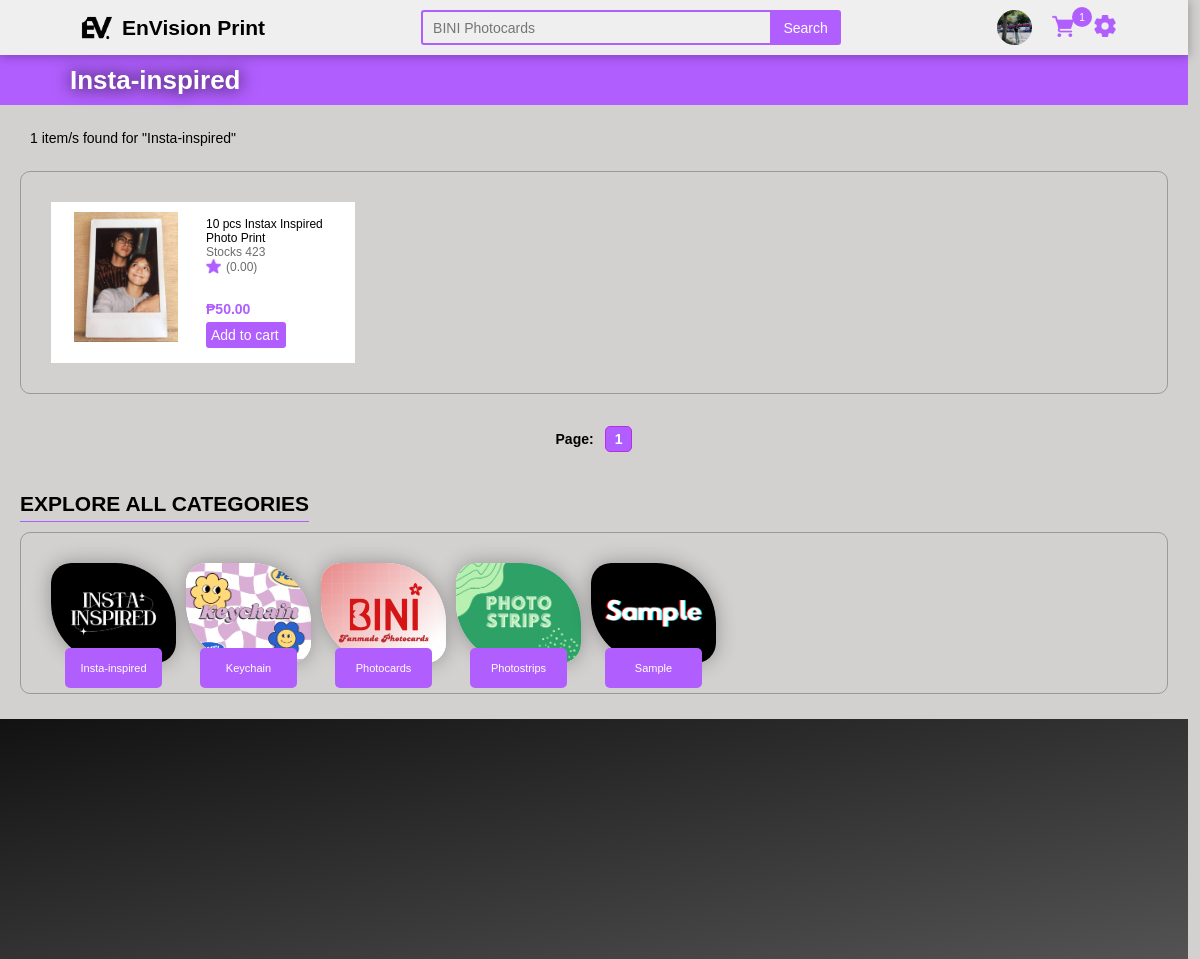
Screenshot of /category.php?category=Insta-inspired with the database file from the repository.
### tables this page shows
CREATE TABLE `page` (
  `ItemID` int(11) NOT NULL,
  `Itemname` varchar(50) NOT NULL,
  `value` varchar(200) NOT NULL
);

CREATE TABLE `currentuser` (
  `UserId` int(11) NOT NULL,
  `FName` varchar(50) NOT NULL,
  `username` varchar(200) NOT NULL,
  `email` varchar(50) NOT NULL,
  `address` varchar(200) DEFAULT NULL,
  `phone` varchar(15) DEFAULT NULL,
  `profile` varchar(200) NOT NULL
);

CREATE TABLE `items` (
  `ItemID` int(11) NOT NULL,
  `ItemName` varchar(200) NOT NULL,
  `Description` varchar(2000) NOT NULL,
  `Category` varchar(50) NOT NULL,
  `ItemImg` varchar(200) NOT NULL,
  `Price` decimal(11,2) DEFAULT NULL,
  `Solds` int(11) NOT NULL,
  `Quantity` int(11) NOT NULL,
  `rating` float DEFAULT 0,
  `rating_count` int(11) DEFAULT 0,
  `onsale` int(11) NOT NULL COMMENT '0 = No\r\n1 = Yes',
  `oldprice` decimal(11,2) NOT NULL
);

CREATE TABLE `category` (
  `CategoryID` int(11) NOT NULL,
  `Category` varchar(200) NOT NULL,
  `img` varchar(255) NOT NULL
);

### query.php (called while the page is built, shortened)
<?php
$queryUser = mysqli_query($con, "SELECT * FROM currentuser WHERE UserID = 1");
$rowUser = mysqli_fetch_assoc($queryUser);
$username = $rowUser["username"];
if ($username != 0) {
    $on = mysqli_query($con, "SELECT * FROM users WHERE username = '$username'");
    $rowon = mysqli_fetch_assoc($on);
    $UserID = $rowon["UserID"];
    $query69 = mysqli_query($con, "SELECT COUNT(cart_id) AS count from cart WHERE customer_id = $UserID");
    $row69 = mysqli_fetch_assoc($query69);
    $cartcount = $row69["count"];
} else {
    $verification = '0';
    $block = '0';
}
$queryPage = mysqli_query($con, "SELECT * FROM page WHERE ItemID IN (1, 2, 3, 4, 5)");
while ($rowPage = mysqli_fetch_assoc($queryPage)) {
    if ($rowPage["ItemID"] == 1) {
        $logo = $rowPage["value"];
    } elseif ($rowPage["ItemID"] == 2) {
        $companyname = $rowPage["value"];
    } elseif ($rowPage["ItemID"] == 3) {
        $backgroundimg = $rowPage["value"];
    } elseif ($rowPage["ItemID"] == 4) {
        $backgroundcolor = $rowPage["value"];
    } elseif ($rowPage["ItemID"] == 5) {
        $color = $rowPage["value"];
    }
}

### category.php (the view, shortened to what this page needs)
<!DOCTYPE html>
<html>
<head>
    <?php
    include("connect.php");
    include("query.php");
    ?>
    <link rel="stylesheet" href="css/global.css">
    <link rel="stylesheet" href="css/landingpage.css">
    <link rel="stylesheet" href="css/page.css">
</head>
<body>
    <?php
    include("header.php");
    $category = $_GET['category'];
    $imagesPerPage = 8;
    $currentPage = $_GET['page'];
    $totalRecords = mysqli_num_rows(mysqli_query($con, "SELECT * FROM items WHERE category = '$category' "));
    $totalPages = ceil($totalRecords / $imagesPerPage);
    ?>
    <div class="pagehead">
        <div class="categotytitle"><?= $category ?></div>
    </div>
    <form action="" id="myForm" method="post" enctype="multipart/form-data">
        <div id='shop'>
            <div class="search_count"><?= $totalRecords ?> item/s found for "<?= $category ?>"</div>
            <div class='shop'>
                <?php
                $startIndex = ($currentPage - 1) * $imagesPerPage;
                $stmt = $con->prepare("SELECT * FROM items WHERE category = ? LIMIT ?, ?");
                $stmt->bind_param("sii", $category, $startIndex, $imagesPerPage);
                $stmt->execute();
                $result = $stmt->get_result();
                while ($row = $result->fetch_assoc()) {
                    $ItemID = $row["ItemID"];
                    $ItemName = $row["ItemName"];
                    $category = $row["Category"];
                    $ItemImage = $row["ItemImg"];
                    $Price = $row["Price"];
                    $Rating = number_format($row["rating"], 2);
                    $Quantity = $row["Quantity"];
                    $shortenedTitle = (strlen($ItemName) > 55) ? substr($ItemName, 0, 55) . '...' : $ItemName;
                ?>
                    <div class='itemcard'>
                        <img src='<?= $ItemImage ?>'>
                        <div class="iteminfo">
                            <div>
                                <p><?= $shortenedTitle ?></p>
                                <p class='stocks'>Stocks <?= $Quantity ?></p>
                                <p class='stocks'><img src="css/img/star-filled.png" style="width: 15px; height: 15px;">(<?= $Rating ?>)</p>
                            </div>
                            <div class="tocart">
                                <h4>₱<?= $Price ?></h4>
                                <div class='buy' onclick="submitForm('itempage.php?ItemID=<?= $ItemID ?>')">
                                    <input type='submit' style='all:unset' class='div-29' value='Add to cart'>
                                </div>
                            </div>
                        </div>
                    </div>
                <?php
                } ?>
            </div>
            <div id='pagination-container_category' class='pageno'><b>Page: </b>
                <?php
                for ($i = 1; $i <= $totalPages; $i++) {
                    $activeClass = ($i == $currentPage) ? 'selected-page' : '';
                    echo "<a class='pagination-link $activeClass' href='?category=$category&page=$i'>$i</a>";
                } ?>
            </div>
    </form>
    <section>
        <?php include("categories.php"); ?>
    </section>
</body>
</html>

### header.php (shortened to what this page needs)
<nav>
    <div class="header">
        <div class="logo">
            <a href='Landingpage.php#'>
                <img src='<?= $logo ?>' height='55px'>
                <h1>EnVision Print</h1>
            </a>
        </div>
        <div class="searchbar">
            <input type="text" class="searchinp searchbar" id="searchbar" onchange="loadXMLDoc('search')" placeholder="BINI Photocards">
            <button class="searchbtn">Search</button>
        </div>
        <?php
        $query = mysqli_query($con, "select * from currentuser where UserID = '1'");
        $row = mysqli_fetch_assoc($query);
        $location = $row["profile"];
        $username = $row["username"];
        if ($username == "0") {
            echo "<div class='login'>
             <div class='pointer' id='popup-signin'>
                 <img src='css/img/login.png' height='15'>
                 <p class='loginb'>Sign in</p>
             </div>
             <div>|</div>
             <div class='pointer' id='popup-create'>
              <img src='css/img/createacc.png'height='15'>
                 <p class='signupb'>Create Account</p>
             </div>
         </div>";
        } else {
            echo "<div class='profile'>
                            <img src='$location' width='35' height='35' id='currentuser'>
                    <div id='inout'>
                    </div>
                        <div class='carts'>
                        <a href='cart.php'><img src='css/img/shopping-cart.png' width='22' id='currentuser'><div class='cartcount'>$cartcount</div></a>
                        <a onclick='showSettingsPopup()'><img src='css/img/setting.png' width='22' id='profile'>";
            echo "</a></div></div>";
        }
        ?>
    </div>
</nav>

### categories.php (shortened to what this page needs)
<div id="shop">
    <div class="categories">
        <h1 style="text-transform: uppercase;">Explore all categories</h1>
    </div>
    <div class="shop">
        <?php
        $query = "SELECT * FROM category";
        $result = mysqli_query($con, $query);
        if ($result) {
            while ($row = mysqli_fetch_assoc($result)) {
                $categoryName = mysqli_real_escape_string($con, $row['Category']);
                $categoryimg = mysqli_real_escape_string($con, $row['img']);
                $countQuery = "SELECT COUNT(*) FROM items WHERE category = '$categoryName'";
                $countResult = mysqli_query($con, $countQuery);
                if ($countResult) {
                    echo "<a href='category.php?category=$categoryName'>
                    <div class='category'>
                <img src='$categoryimg'>
                <div>
                    <p style='color: white;font-size: 11px;'>$categoryName</p>
                </div>
            </div>
                </a>";
                } else {
                    echo "Error fetching item count for $categoryName: " . mysqli_error($con);
                }
            }
        } else {
            echo "Error fetching categories from the database: " . mysqli_error($con);
        } ?>
    </div>

### css/global.css (style rules this page uses)
* { font-family: Arial, Helvetica, sans-serif; scroll-behavior: smooth; max-width: 99vw; z-index: 0; padding: 0px; margin: 0px; box-sizing: border-box; }
body { font-size: 14px; background-color: #d3d0d0; }
a { text-decoration: none; color: black; cursor: pointer; }
nav { position: sticky; top: 0px; z-index: 2; background-color: #ffffffa6; backdrop-filter: blur(10px); }
.header { width: 100%; height: 55px; box-shadow: rgba(0, 0, 0, 0.267) 0 1px 10px 1px; display: flex; gap: 156px; justify-content: center; align-items: center; }
.logo > a { display: flex; align-items: center; }
.logo img { height: 50px; padding: 8px; }
.searchbar { width: 420px; height: 35px; display: flex; }
.searchbar .searchinp { all: unset; border: solid 2px var(--primary); vertical-align: middle; width: 100%; padding: 8px 20px 8px 10px; font-size: 1em; line-height: 20px; border-right: 0 none; border-radius: 0.1875rem 0 0 0.1875rem; border-color: var(--primary); }
.searchbar .searchbtn { all: unset; display: flex; padding: 3px; border-radius: 0 3px 3px 0; background-color: var(--primary); width: 41px; justify-content: center; align-items: center; color: white; padding: 0 15px; }
.profile { display: flex; align-items: center; gap: 10px; }
.profile > img { border-radius: 50%; object-fit: cover; }
.carts { display: flex; gap: 20px; align-items: center; }
.cartcount { margin: -28px 14px; position: absolute; background-color: var(--primary); color: white; width: 15px; height: 15px; border-radius: 50%; display: flex; align-items: center; justify-content: center; font-size: x-small; }
.cartcount { margin: -33px 20px; position: absolute; background-color: var(--primary); color: white; width: 20px; height: 20px; border-radius: 50%; display: flex; align-items: center; justify-content: center; }
footer { padding: 50px; min-height: 30vh; background: linear-gradient(to bottom right, #121212, #535353 100%); display: flex; flex-direction: column; align-items: center; justify-content: center; gap: 30px; }
.iteminfo p { font-size: 12px; }
.stocks { display: flex; align-items: center; gap: 3px; }
p.stocks { color: #6d6d6d; font-size: 10px; }
.buy { background: var(--primary); padding: 5px; width: 80px; color: white; border-radius: 3px; }
div#pagination-container_category { display: flex; gap: 11px; align-items: center; margin: auto; }
a.pagination-link { padding: 4px 9px; border: solid 1px var(--secondary); border-radius: 5px; }
.selected-page { color: white; background: var(--primary); font-weight: bold; }
.search_count { margin: 0 0 25px 10px; }

### css/landingpage.css (style rules this page uses)
#shop { margin: 50px 0 100px 0; display: flex; flex-direction: column; align-items: flex-start; }
.categories { text-align: center; display: flex; }
.shop { width: 100%; display: flex; align-items: center; gap: 20px; justify-content: flex-start; flex-wrap: wrap; }
.categories { padding: 5px 0; border-bottom: solid 1px var(--primary); margin: 10px 0; }
.category { width: 125px; height: 100px; display: flex; justify-content: center; align-items: center; }
.category > img { position: absolute; width: 125px; height: 100px; background-color: white; border-radius: 20px 60px; object-fit: cover; box-shadow: 0 0 20px rgba(0, 0, 0, 0.3); z-index: -1; }
.category > div { width: 77%; height: 40px; display: flex; flex-direction: column; align-items: center; text-align: center; background-color: var(--primary); color: white; padding: 7px 7px; border-radius: 5px; font-size: 14px; justify-content: center; margin-top: 110px; }

### rows the page displays
page: value (picture)
currentuser: profile (picture)
items: ItemName "10 pcs Instax Inspired Photo Print", Quantity "423", rating "0.00", Price "50.00"
category: shows a picture, Category "Insta-inspired"
category: shows a picture, Category "Keychain"
category: img (picture), Category "Photocards"
category: img (picture), Category "Photostrips"
category: img (picture), Category "Sample"

### other values shown
$cartcount "1"
$category "Insta-inspired"
$totalRecords "1"
